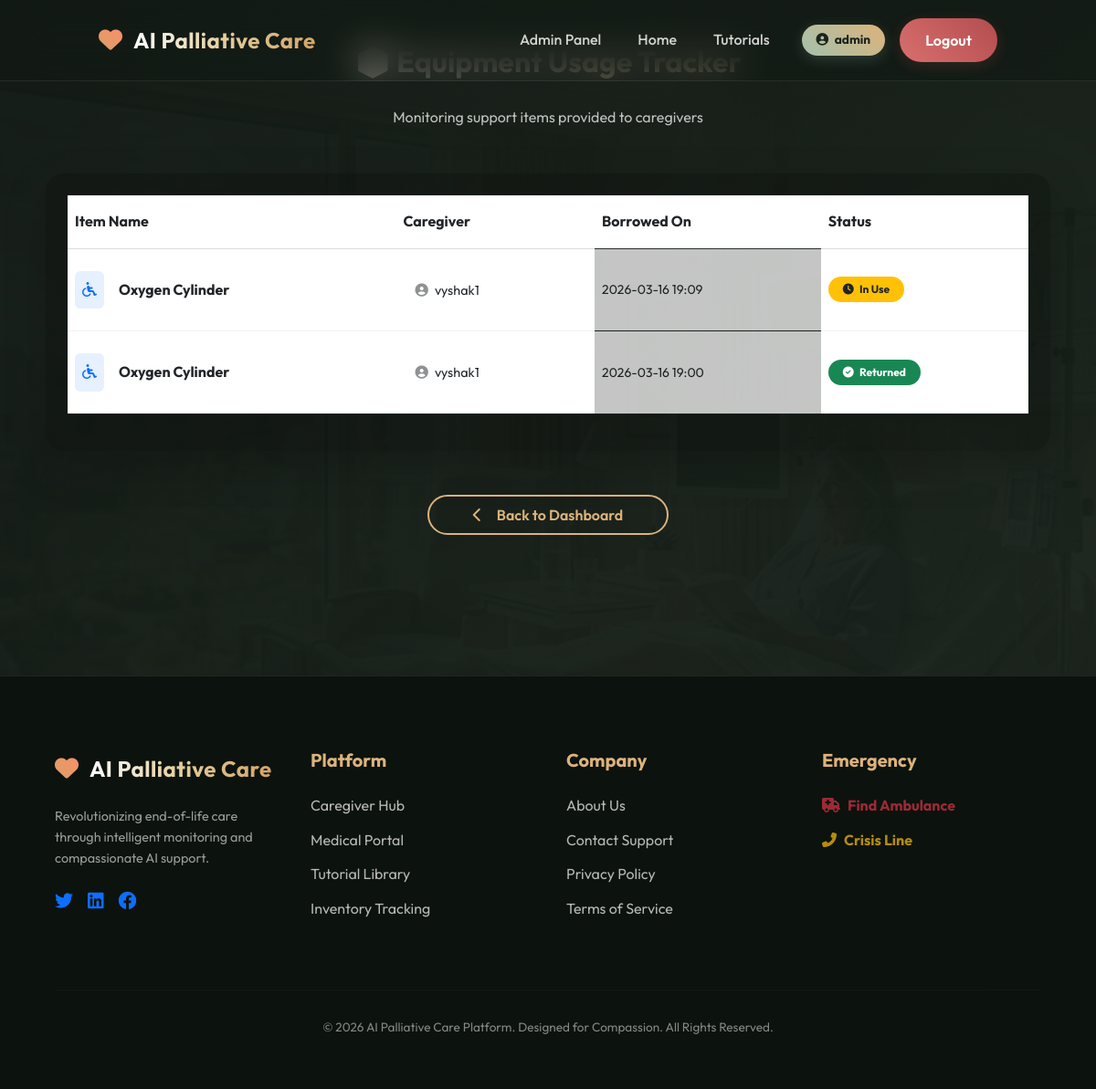
Page /view_item_bookings (signed in) on the committed database.
### tables this page shows
CREATE TABLE item_bookings(
        id INTEGER PRIMARY KEY AUTOINCREMENT,
        item_id INTEGER,
        caregiver TEXT,
        booking_date TEXT,
        status TEXT DEFAULT 'In Use', -- 'In Use', 'Finished'
        FOREIGN KEY(item_id) REFERENCES medical_items(id)
    );

CREATE TABLE medical_items(
        id INTEGER PRIMARY KEY AUTOINCREMENT,
        item_name TEXT,
        quantity INTEGER,
        status TEXT
    );

### app.py (the view)
@app.route("/view_item_bookings")
def view_item_bookings():
    if session.get("role") != "admin":
        return redirect("/login")
    conn = get_db()
    data = conn.execute("""
        SELECT ib.*, mi.item_name
        FROM item_bookings ib
        JOIN medical_items mi ON ib.item_id = mi.id
        ORDER BY ib.status DESC, ib.booking_date DESC
    """).fetchall()
    return render_template("admin_item_bookings.html", bookings=data)

### app.py (called while the page is built)
@app.after_request
def add_header(response):
    response.cache_control.no_store = True
    response.cache_control.no_cache = True
    response.cache_control.must_revalidate = True
    response.cache_control.max_age = 0
    return response

def get_db():
    if 'db' not in g:
        g.db = sqlite3.connect(DB, timeout=20)
        g.db.row_factory = sqlite3.Row
        g.db.execute("PRAGMA journal_mode=WAL")
    return g.db

### templates/admin_item_bookings.html (shortened to what this page needs)
{% extends "base.html" %}
{% block content %}
<div class="container py-5">
    <div class="text-center mb-5">
        <h2 class="form-title text-white">📦 Equipment Usage Tracker</h2>
        <p class="text-light opacity-75">Monitoring support items provided to caregivers</p>
    </div>
    <div class="card shadow-lg border-0 bg-glass-dark" style="border-radius: 20px; overflow: hidden; background: rgba(0,0,0,0.2); backdrop-filter: blur(15px);">
        <div class="table-responsive p-4">
            <table class="table table-hover align-middle text-white">
                <thead>
                    <tr class="border-secondary border-opacity-25">
                        <th class="py-3">Item Name</th>
                        <th class="py-3">Caregiver</th>
                        <th class="py-3">Borrowed On</th>
                        <th class="py-3">Status</th>
                    </tr>
                </thead>
                <tbody>
                    {% for booking in bookings %}
                    <tr class="border-secondary border-opacity-10">
                        <td class="py-4">
                            <div class="d-flex align-items-center">
                                <div class="bg-primary bg-opacity-10 p-2 rounded me-3">
                                    <i class="fas fa-wheelchair text-primary"></i>
                                </div>
                                <span class="fw-bold">{{ booking.item_name }}</span>
                            </div>
                        </td>
                        <td class="py-4">
                            <span class="user-badge-alt">
                                <i class="fas fa-user-circle me-1 opacity-50"></i> {{ booking.caregiver }}
                            </span>
                        </td>
                        <td class="py-4 opacity-75 small">{{ booking.booking_date }}</td>
                        <td class="py-4">
                            {% if booking.status == 'In Use' %}
                            <span class="badge bg-warning text-dark px-3 py-2 rounded-pill">
                                <i class="fas fa-clock me-1"></i> In Use
                            </span>
                            {% else %}
                            <span class="badge bg-success px-3 py-2 rounded-pill">
                                <i class="fas fa-check-circle me-1"></i> Returned
                            </span>
                            {% endif %}
                        </td>
                    </tr>
                    {% else %}
                    <tr>
                        <td colspan="4" class="text-center py-5 opacity-50">
                            No equipment usage records found.
                        </td>
                    </tr>
                    {% endfor %}
                </tbody>
            </table>
        </div>
    </div>
    <div class="text-center mt-5">
        <a href="/admin_dashboard" class="btn btn-outline px-5 py-2">
            <i class="fas fa-chevron-left me-2"></i> Back to Dashboard
        </a>
    </div>
</div>
{% endblock %}

### static/css/style.css (style rules this page uses)
:root { --primary: #a3c1ad; --secondary: #dcb37b; --dark: #121914; --glass: rgba(255, 255, 255, 0.03); --glass-border: rgba(255, 255, 255, 0.08); --transition: all 0.4s cubic-bezier(0.2, 1, 0.3, 1); }
body { font-family: 'Outfit', sans-serif; margin: 0; background: linear-gradient(135deg, rgba(18, 25, 20, 0.98), rgba(25, 35, 28, 0.96)), url('../images/real_ward.png') center/cover fixed; color: #fdfdfd; min-height: 100vh; overflow-x: hidden; line-height: 1.6; }
.container { padding: 20px; padding-top: 100px; }
.btn { padding: 12px 28px; border-radius: 30px; font-weight: 600; transition: var(--transition); border: none; cursor: pointer; text-decoration: none; display: inline-flex; align-items: center; justify-content: center; gap: 8px; }
.btn-outline { background: transparent; border: 2px solid var(--secondary); color: var(--secondary); }
.form-title { font-size: 2rem; font-weight: 700; margin-bottom: 30px; background: linear-gradient(to right, #fff, var(--secondary)); -webkit-background-clip: text; background-clip: text; -webkit-text-fill-color: transparent; }

### templates/admin_item_bookings.html (style rules this page uses)
.bg-glass-dark { background: rgba(0,0,0,0.3); }
.user-badge-alt { background: rgba(255,255,255,0.05); padding: 6px 12px; border-radius: 20px; font-size: 0.9rem; border: 1px solid rgba(255,255,255,0.1); }

### rows in the picture
item_bookings: item_name "Oxygen Cylinder", caregiver "vyshak1", booking_date "2026-03-16 19:09", status "In Use" (drawn)
item_bookings: item_name "Oxygen Cylinder", caregiver "vyshak1", booking_date "2026-03-16 19:00", status "Finished" (drawn)

### other values in the picture
{{ session["user"] }} "admin"
